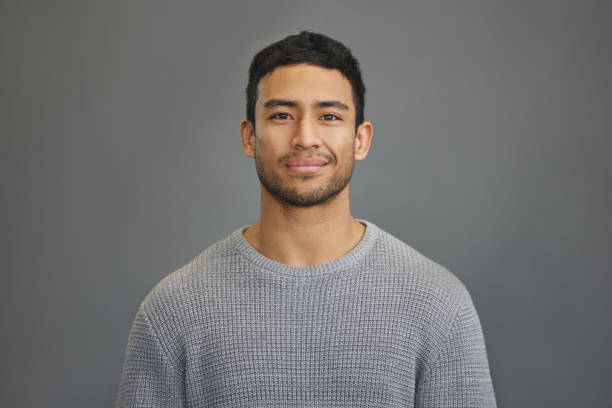
#> input picture face.jpg, 612 x 408 px, found by its file name
$ python main.py
#> lines starting #> are read from the running program, lines starting #| are printed output that depends on the picture; after the words box and inside, x2 and y2 are one past the last pixel; in counts of white or black regions, pixels touching at a corner belong together
### fun.py
import cv2
import numpy as np

def read_image_grayscale(image_path):
    """Read the local image in grayscale."""
    image = cv2.imread(image_path, cv2.IMREAD_GRAYSCALE)
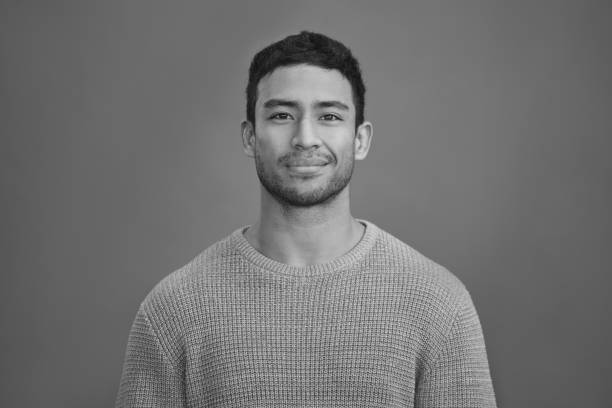
#> image: shape (408, 612); min 14, max 217, mean 113.3
    if image is None:
        raise FileNotFoundError(f"Image not found at {image_path}")
    return image

def add_gaussian_noise(image, mean=0, std=20):
    """Add Gaussian noise to an image."""
#> called with mean = 0, std = 20
    noise = np.random.normal(mean, std, image.shape).astype(np.float32)
    noisy = np.clip(image.astype(np.float32) + noise, 0, 255)
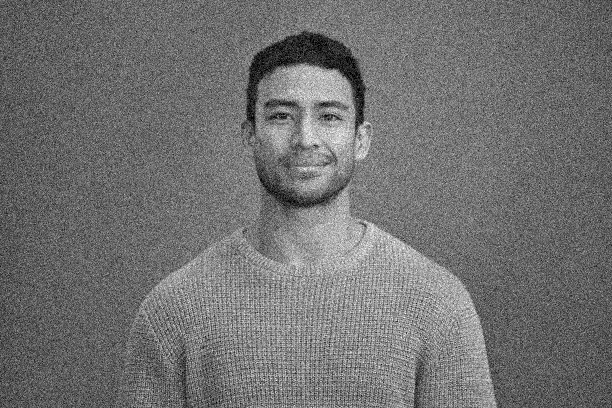
#> noisy: shape (408, 612) float32; min 0, max 255, mean 113.3
    return noisy.astype(np.uint8)

def apply_otsu_threshold(image):
    """Apply Otsu's thresholding after Gaussian blur."""
    blur = cv2.GaussianBlur(image, (5, 5), 0)
    _, thresh = cv2.threshold(blur, 0, 255, cv2.THRESH_BINARY + cv2.THRESH_OTSU)
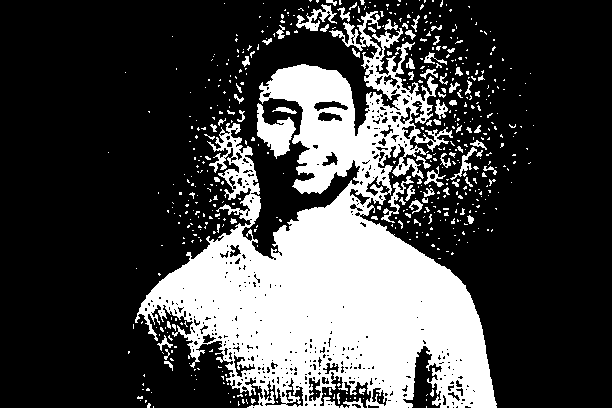
#> thresh: shape (408, 612); 27.2% white; 557 white regions (476 under 20 px), largest, box (x1, y1, x2, y2) and area: (135, 11, 497, 408) 60481, (257, 103, 296, 159) 1034, (296, 4, 337, 31) 398
    return thresh

def region_growing(image, seed_point, threshold=10):
    """Perform region growing starting from seed_point."""
#> called with seed_point = (30, 30), threshold = 15
    height, width = image.shape
#> height = 408; width = 612
    output = np.zeros_like(image, dtype=np.uint8)
    visited = np.zeros_like(image, dtype=bool)
    seed_value = image[seed_point]
#> seed_value = 93
    stack = [seed_point]

    while stack:
        x, y = stack.pop()
        if visited[x, y]:
            continue
        visited[x, y] = True
        pixel_value = image[x, y]
        if abs(int(pixel_value) - int(seed_value)) <= threshold:
            output[x, y] = 255
            for dx, dy in [(-1,0), (1,0), (0,-1), (0,1)]:
                nx, ny = x + dx, y + dy
                if 0 <= nx < height and 0 <= ny < width and not visited[nx, ny]:
                    stack.append((nx, ny))
#> this loop made 1004 passes
#> pixel_value on passes 1 to 3: 93, 104, 54
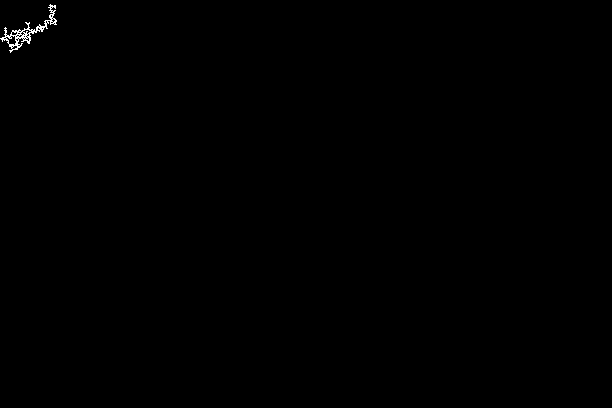
#> output: shape (408, 612); 0.18% white in thin lines or dots, all inside (x1, y1, x2, y2) = (0, 4, 57, 53)
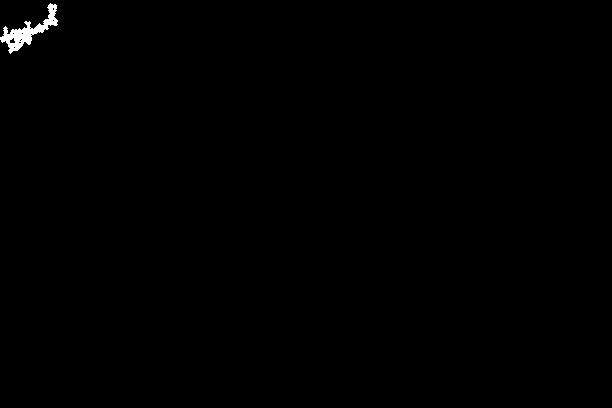
#> visited: shape (408, 612) bool; 0.33% white; 1 white region, box (x1, y1, x2, y2) and area: (0, 3, 58, 54) 835
#> after the loop, stack = []
    return output

def test_code():
    print("Module imported and working correctly")

# [2 lines that do not run on import are left out]

### main.py
import cv2
import matplotlib.pyplot as plt
from fun import read_image_grayscale, add_gaussian_noise, apply_otsu_threshold, region_growing, test_code

def show(title, image, cmap='gray'):
    plt.figure()
    plt.title(title)
    plt.imshow(image, cmap=cmap)
    plt.axis('off')

def main(image_path):

    # Load and process image
    try:
        base_image = read_image_grayscale(image_path)
    except FileNotFoundError as e:
        print(e)
        return

    noisy_image = add_gaussian_noise(base_image)

    # 1. Otsu’s Thresholding
    otsu_result = apply_otsu_threshold(noisy_image)

    # 2. Region Growing from seed (set a valid seed point)
    seed_point = (30, 30)  # You may change this based on your image
    region = region_growing(noisy_image, seed_point, threshold=15)

    # Show Results
    show("Original Image", base_image)
    show("Noisy Image", noisy_image)
    show("Otsu's Thresholding", otsu_result)
    show("Region Growing Result", region)

    plt.show()

if __name__ == '__main__':

    path = f"D:\\d\\7\\EC7205 Computer Vision and Image Processing\\assignment2\\face.jpg"
    test_code()
    main(path)
